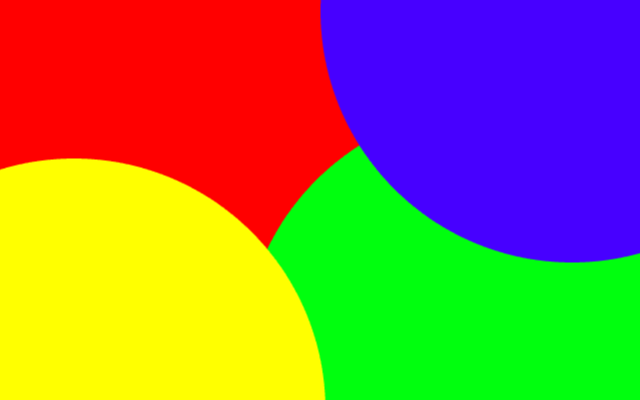
#> input picture Prototypes_Kivy/kivy_crashCourse/colours.png, 640 x 400 px, given in place of the camera
$ python pixelate_NativeResolution.py
#> lines starting #> are read from the running program, lines starting #| are printed output that depends on the picture; after the words box and inside, x2 and y2 are one past the last pixel; in counts of white or black regions, pixels touching at a corner belong together
import cv2 as cv
import numpy as np

def nothing(x):pass

cap = cv.VideoCapture(0)

# Get Maximum camera resolution
# https://stackoverflow.com/questions/18458422/query-maximum-webcam-resolution-in-opencv

W = 1000
H = 1000

cap.set(cv.CAP_PROP_FRAME_WIDTH, W)
cap.set(cv.CAP_PROP_FRAME_HEIGHT, H)

fWidth = int(cap.get(cv.CAP_PROP_FRAME_WIDTH))
fHeight = int(cap.get(cv.CAP_PROP_FRAME_HEIGHT))

cv.namedWindow('videoUI', cv.WINDOW_NORMAL)
cv.createTrackbar('T','videoUI',0,255,nothing)
#> slider 'T' is set to 85
cv.createTrackbar('R','videoUI',0,100,nothing)
#> slider 'R' is set to 33
cv.setTrackbarPos('R','videoUI',0)


while(True):
    ret, frame = cap.read()
#> frame is the input picture: shape (400, 640, 3); mean B, G, R 73.1, 124.2, 145
    vid_gray = cv.cvtColor(frame, cv.COLOR_BGR2GRAY)
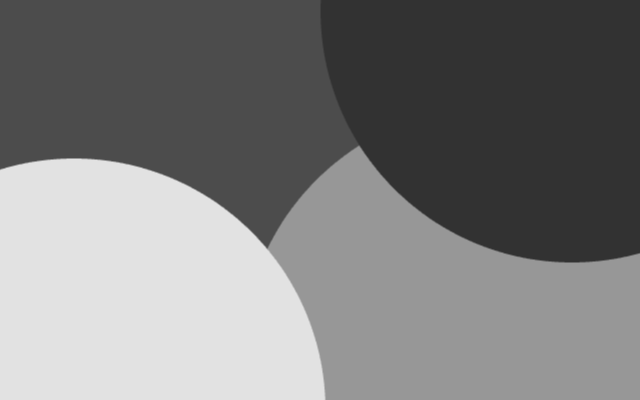
#> vid_gray: shape (400, 640); min 50, max 226, mean 124.4
    HW = cv.getTrackbarPos('R','videoUI')
    thresh = cv.getTrackbarPos('T','videoUI')
    vid_bw = cv.threshold(vid_gray, thresh, 255, cv.THRESH_BINARY)[1]
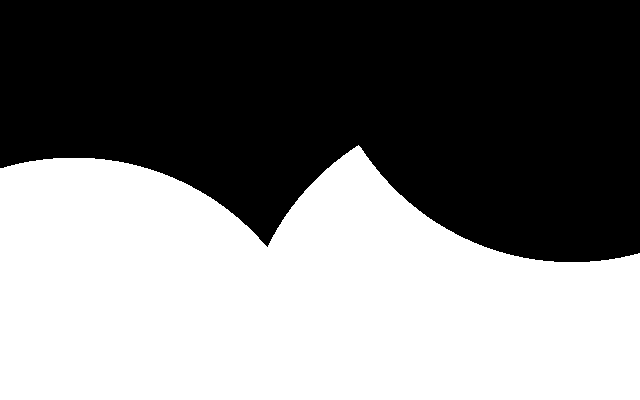
#> vid_bw: shape (400, 640); 48.9% white; 1 white region, box (x1, y1, x2, y2) and area: (0, 145, 640, 400) 125133
    flipped = cv.flip(vid_bw,1)
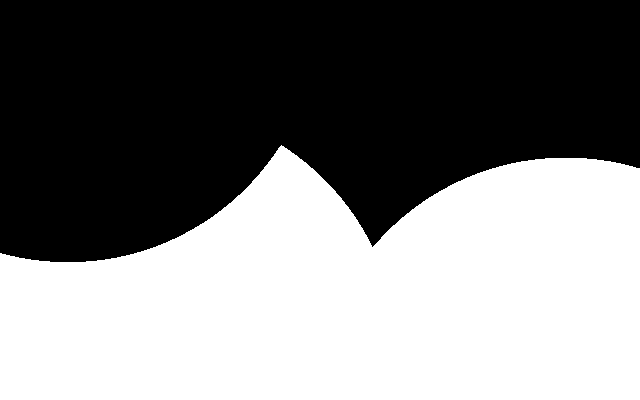
#> flipped: shape (400, 640); 48.9% white; 1 white region, box (x1, y1, x2, y2) and area: (0, 145, 640, 400) 125133

    res = cv.resize(flipped, (int(fWidth/(HW+1)),int(fHeight/(HW+1))))

    cv.imshow('videoUI',res)
    if cv.waitKey(1) & 0xFF == ord('q'):
#> (key q is pressed here)
        break

cap.release()
cv.destroyAllWindows()

# https://r3dux.org/2010/12/how-to-pixelise-a-webcam-stream-using-opencv/
